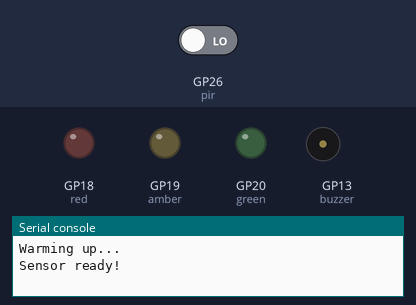
Simulated run of this program. Board: Raspberry Pi Pico running MicroPython. Shown: output pins drawn as LEDs (lit = HIGH), buzzer (waves = sounding), the last lines printed to the serial console. Dashed ring = blinking. The inputs (shaded band) are chosen by the test bench; at power-on: GP26 (pir) LOW.

Above: at 11.2 s.
11.3 s: GP26 (pir) driven HIGH
At 11.7 s:
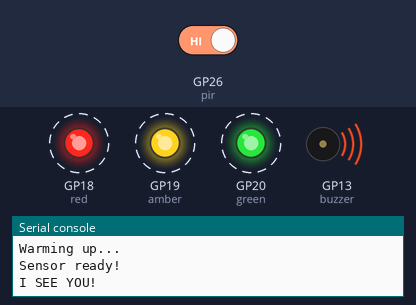
Timing chart, 0 to 20.3 s (numbered marks = the images above; inputs shaded):
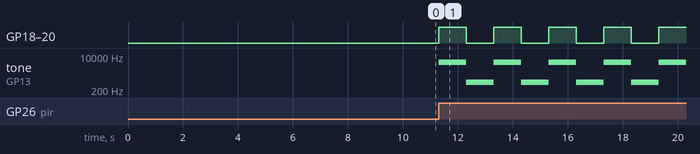

Measured:
- after the input at 11.3 s, GP18 (red), GP19 (amber), GP20 (green): alternates HIGH for 1.0 s and LOW for 1.0 s, starting at once; tone on GP13 (buzzer): alternates 5000 Hz for 1.0 s and 500 Hz for 1.0 s, starting at once

The program:

Day_7_monitoring_motion.py
```python
# Imports used for all the projects
from machine import Pin, PWM, ADC
import time

#Create library of tone variables for jingle bells
C = 523
D = 587
E = 659
G = 784

# Set up the LED pins
red = Pin(18, Pin.OUT)
amber = Pin(19, Pin.OUT)
green = Pin(20, Pin.OUT)

# Set up the Buzzer pin as PWM
buzzer = PWM(Pin(13))

# Set PWM duty to 0% at program start
buzzer.duty_u16(0)

# Set up PIR pin with pull down
pir = Pin(26, Pin.IN, Pin.PULL_DOWN)

# Warm up/settle PIR sensor
print("Warming up...")
time.sleep(10) # Delay to allow the sensor to settle
print("Sensor ready!")

def alarm(): # Our alarm function

    # Set PWM duty (volume up)
    buzzer.duty_u16(10000)

    for i in range(5): # Run this 5 times

        buzzer.freq(5000) # Higher pitch

        red.value(1) # Red ON
        amber.value(1) # Amber ON
        green.value(1) # Green ON

        time.sleep(1)

        buzzer.freq(500) # Lower pitch

        red.value(0) # Red OFF
        amber.value(0) # Amber OFF
        green.value(0) # Green OFF

        time.sleep(1)

    # Set PWM duty (volume off)
    buzzer.duty_u16(0)

while True: # Run forever

    time.sleep(0.01) # Delay to stop unnecessary program speed

    if pir.value() == 1: # If PIR detects movement

        print("I SEE YOU!")

        alarm() # Call our function

        print("Sensor active") # Let us know that the sensor is active again

###################################################################
#########################Basic motion sensor ######################
#while True:
#    time.sleep(0.01) # delay to stop unnecessary program speed
#
#    print("I see you")
#
#    time.sleep(5)
#
#    print("Sensor active") # Let us know that the sensor is active
```
